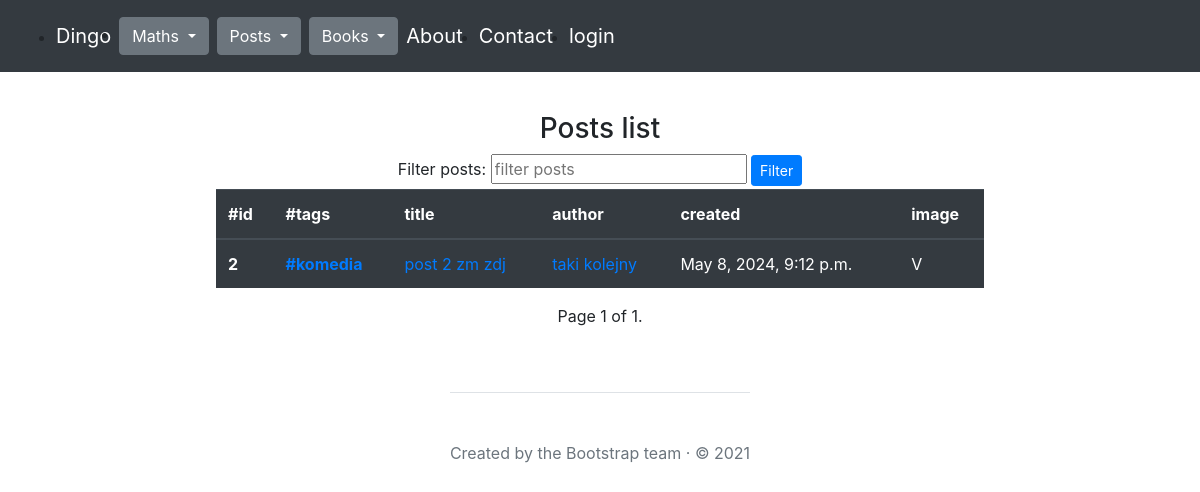
The app's page /posts/list/tag/komedia/, older data.
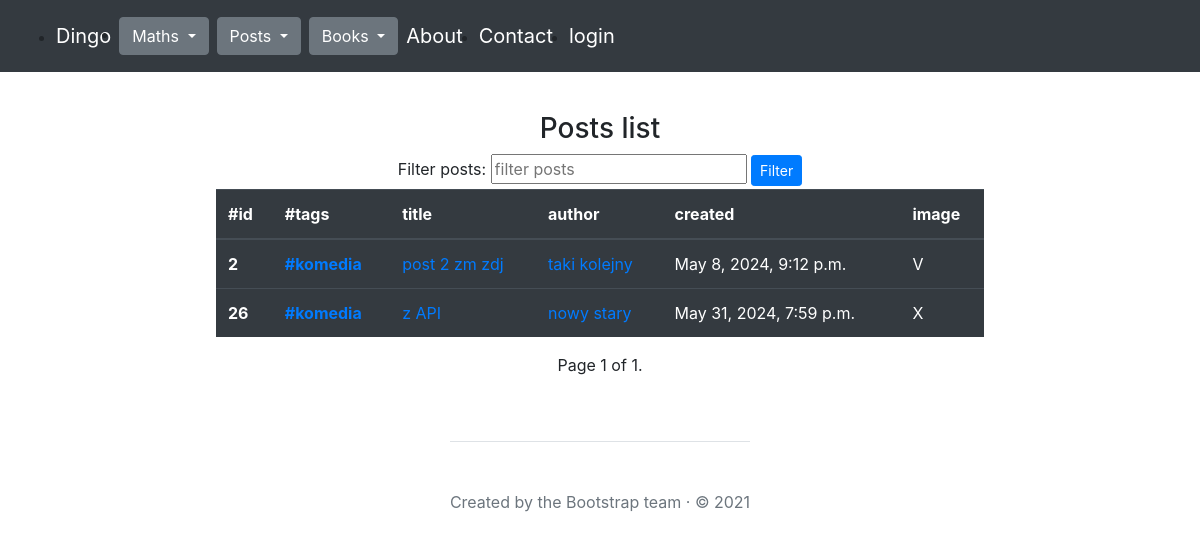
The same page, newer data.
### posts/models.py (models this page shows, shortened)
class Post(models.Model):
    title = models.CharField(max_length=30, unique=True, null=False)
    content = models.TextField(null=False)
    image = models.ImageField(upload_to='photos/%Y/%m/%d', null=True, default='')
    created = models.DateTimeField(auto_now_add=True)
    modified = models.DateTimeField(auto_now=True)
    tags = models.ManyToManyField("posts.Tag", related_name="posts")
    author = models.ForeignKey(
        'posts.Author',
        on_delete=models.CASCADE,
        null=False,
        blank=False
    )

class Tag(models.Model):
    word = models.CharField(max_length=50, unique=True)
    created = models.DateTimeField(auto_now_add=True)

class Author(models.Model):
    nick = models.CharField(max_length=30, null=False, unique=True)
    email = models.EmailField(null=False, unique=True)

### posts/views.py (the view)
# urls.py: path('list/tag/<str:tag>/', posts_with_tag, name='posts_with_tag'),
def posts_with_tag(request, tag):
    page_number = request.GET.get('page')
    tag = get_object_or_404(Tag, word=tag)
    posts = Post.objects.filter(tags=tag)
    paginator = Paginator(posts, 5)
    posts = paginator.get_page(page_number)
    return render(
        request=request,
        template_name="posts/list.html",
        context={"posts": posts, "tag": tag,
        }
    )

### posts/templates/posts/list.html (shortened to what this page needs)
{% extends "main.html" %}
{% block content %}
<div class="mt-3 d-flex flex-column align-items-center justify-content-center">
    <h3 class='text-center'>Posts list</h3>
    {% if not author %}
    <form method="get" action="{% url 'posts:list' %}">
        <label for="filter">Filter posts:</label>
        <input type="text" id="filter" name="filter" placeholder="filter posts">
        <button class="btn btn-sm btn-primary" type="submit">Filter</button>
    </form>
    {% elif author %}
    <h4>All posts of {{ author.nick }}</h4>
    {% elif post_filter %}
    <h4 class="mt-3">Filtered by query: {{ post_filter }}</h4>
    {% elif tag %}
    <h4 class="mt-3">Filtered by tag: {{ tag }}</h4>
    {% else %}
        <h4 class="mt-3">All results</h4>
    {% endif %}
    {% if posts %}
    <div class="table-responsive">
        <table class="table table-dark">
          <thead>
            <tr>
              <th scope="col">#id</th>
              <th scope="col">#tags</th>
              <th scope="col">title</th>
              <th scope="col">author</th>
              <th scope="col">created</th>
              <th scope="col">image</th>
            </tr>
          </thead>
          <tbody>
            {% for post in posts %}
              <tr>
                <th scope="row">{{ post.id }}</a></th>
                <th scope="row"> {% for tag in post.tags.all %} <a href="{% url 'posts:posts_with_tag' tag.word %}"> #{{ tag.word }} </a> {% endfor %} </a></th>
                <td><a href="{% url 'posts:details' post.id %}">{{ post.title }}</a></td>
                <td><a href="{% url 'posts:author' post.author.id %}">{{ post.author.nick }}</a></td>
                <td>{{ post.created }}</td>
                <td>
                  {% if post.image.url != '' %}
                  V
                  {% else %}
                  X
                  {% endif %}
                </td>
              </tr>
            {% endfor %}
            </tbody>
        </table>
      </div>
      {% else %}
    <h4>No posts found</h4>
      {% endif %}
    <div class="pagination">
        <span class="step-links">
            <span class="current">
                Page {{ posts.number }} of {{ posts.paginator.num_pages }}.
            </span>
        </span>
    </div>
  </div>
{% endblock %}

### templates/main.html (shortened to what this page needs)
{% load bootstrap4 %}
<!doctype html>
<html lang="en">
<head>
    <link rel="stylesheet" href="https://stackpath.bootstrapcdn.com/bootstrap/4.5.0/css/bootstrap.min.css">
    {% load static %}
    <link rel="stylesheet" type="text/css" href="{% static 'maths/css/style.css' %}">
</head>
<body>
    <div class="col-lg-8 mx-auto p-3 py-md-5">
        <nav class="navbar navbar-expand-md navbar-dark bg-dark fixed-top py-0 d-flex flex-row justify-content-between align-items-center">
            <div class="collapse navbar-collapse d-flex flex-row align-items-end justify-content-start mt-3" id="navbarsExampleDefault">
                <ul class="d-flex flex-row align-items-center justify-content-center">
                    <li><a class="navbar-brand mr-2" href="/greetings">Dingo</a></li>
                    <li>
                        <div class="btn-group mr-2">
                            <button type="button" class="btn btn-secondary dropdown-toggle" data-toggle="dropdown" aria-haspopup="true" aria-expanded="false">
                                Maths
                            </button>
                        </div>
                    </li>
                    <li>
                        <div class="btn-group mr-2">
                            <button type="button" class="btn btn-secondary dropdown-toggle" data-toggle="dropdown" aria-haspopup="true" aria-expanded="false">
                                Posts
                            </button>
                        </div>
                    </li>
                    <li>
                        <div class="btn-group mr-2">
                            <button type="button" class="btn btn-secondary dropdown-toggle" data-toggle="dropdown" aria-haspopup="true" aria-expanded="false">
                                Books
                            </button>
                        </div>
                    </li>
                    <li><a class="navbar-brand" href="/greetings/about/">About</a></li>
                    <li><a class="navbar-brand" href="/greetings/contact/">Contact</a></li>
                    <li>
                        {% if user.is_authenticated %}
                            <a class="navbar-brand">
                                {{ user.username }} | <a class="navbar-brand" href="{% url 'logout' %}">logout</a>
                            </a>
                        {% else %}
                           <a class="navbar-brand" href="{% url 'login' %}">login</a>
                        {% endif %}
                    </li>
                </ul>
            </div>
        </nav>
        <main>
            <div id="content" class="mt-5">
                {% block content %}{% endblock %}
            </div>
        </main>
        <div class="mt-3 d-flex flex-column align-items-center justify-content-center">
            <footer class="pt-5 my-5 text-muted border-top">
                Created by the Bootstrap team &middot; &copy; 2021
            </footer>
        </div>
    </div>
</body>
</html>

Row changes from the older to the newer data that the page shows:
added Post: id "26", title "z API", author.nick "nowy stary", created "May 31, 2024, 7:59 p.m.", image "X", Tag (word "komedia")
